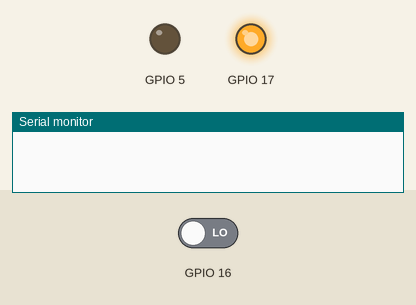
Simulated run of this sketch. Board: ESP32. Shown: output pins drawn as LEDs (lit = HIGH), the last lines printed to the serial monitor. Dashed ring = blinking. Inputs (shaded band) come from the test bench; at power-on: GPIO 16 LOW.

Above: at 2.2 s.
2.3 s: GPIO 16 driven HIGH
At 2.55 s:
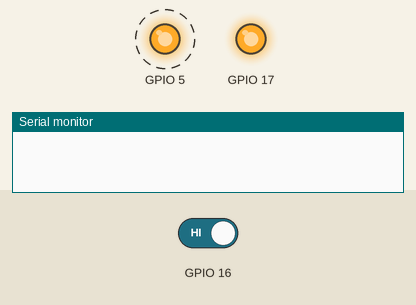
5.8 s: GPIO 16 driven LOW
At 7.8 s:
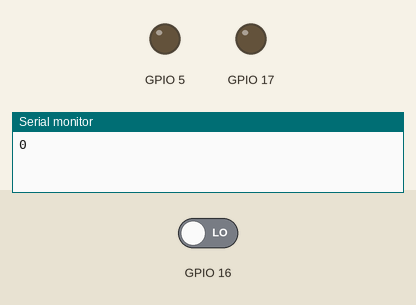
Timing chart, 0 to 9.3 s (numbered marks = the images above; inputs shaded):
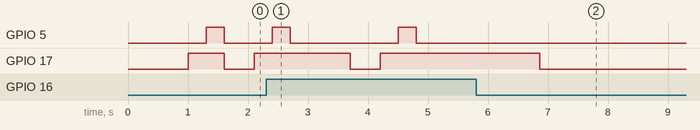

Measured:
- after the input at 2.3 s, GPIO 5: LOW → HIGH after 2.2 s, → LOW 0.30 s later
- after the input at 5.8 s, GPIO 5: stops changing and stays LOW

The sketch:

BWR_4.4_Arduino_ESP32.ino
```cpp
#include "G1_Driver.h"
#define EPD_CLK    18
#define EPD_MOSI   23
#define EPD_CS     5
#define EPD_ENABLE 17
#define EPD_BUSY   16

#define EPD_WIDTH 400
#define EPD_HEIGHT 300

G1 epd(EPD_WIDTH, EPD_HEIGHT);
GFXcanvas1 red(EPD_WIDTH, EPD_HEIGHT);// Create a canvas for the RED pixels

void setup() {
  Serial.begin(115200);
  delay(1000);// wait till Serial Terminal on PC is ready

  epd.begin(EPD_MOSI, EPD_CLK, EPD_CS, EPD_BUSY, EPD_ENABLE);

}

void loop() {
  epd.fillScreen(0x00);//Print something in the Black buffer

  epd.setCursor(0, 0);
  epd.setTextSize(3);
  epd.setTextColor(1, 0);
  epd.printf("ATCnetz.de\r\n");
  epd.printf("E-Paper 400x300\r\n");
  epd.printf("Black ");
  epd.setTextColor(0, 1);
  epd.printf(" White \r\n\r\n");
  epd.setTextColor(1, 0);
  epd.printf("Arduino ESP32\r\n");

  epd.setCursor(0, 160);
  epd.setTextSize(3);
  epd.printf("Hello %i\r\n", millis());

  red.fillScreen(0x00);//Print something in the Red buffer

  red.setCursor(0, 0);
  red.setTextSize(3);
  red.printf("\r\n\r\n              Red\r\n");

  red.fillCircle(300, 200, 55, 1);

  red.setCursor(0, 200);
  red.setTextSize(3);
  red.printf("RED %i\r\n", millis());

  epd.temperature(0x50);// Set the enviromental temperature as the Display needs to be driven longer if its colder, lower number = colder
  Serial.println(epd.display(red.getBuffer()));
  delay(10000);
}
```

G1_Driver.cpp
```cpp
#include <SPI.h>
#include "G1_Driver.h"
#include <Arduino.h>

G1::G1(uint16_t w, uint16_t h): GFXcanvas1(w, h) {}

void G1::begin(int8_t epd_mosi, int8_t epd_clk, int8_t epd_cs, int8_t epd_busy, int8_t epd_enable) {
  _epd_mosi = epd_mosi;
  _epd_clk = epd_clk;
  _epd_cs = epd_cs;
  _epd_busy = epd_busy;
  _epd_enable = epd_enable;

  vspi = new SPIClass(VSPI);
  vspi->begin(_epd_clk, -1, _epd_mosi, -1); //SCLK, MISO, MOSI, SS
  pinMode(_epd_cs, OUTPUT);
  pinMode(_epd_enable, OUTPUT);
  pinMode(_epd_busy, INPUT);
  digitalWrite(_epd_enable, LOW);
  digitalWrite(_epd_cs, LOW);
}

uint8_t G1::display(uint8_t*red_buffer) {
  int retry = 10;
  while (display_internal(red_buffer)) {
    digitalWrite(_epd_enable, LOW);
    digitalWrite(_epd_cs, LOW);
    delay(500);
    if (retry-- <= 0) {
      return 1;
    }
  }
  return 0;
}

uint8_t G1::display_internal(uint8_t*red_buffer) {
  if (epd_begin(_temperature)) {
    return 3;
  }

  int i, x;
  int epd_timeout = 1000;//ms
  long epd_start_time;
  uint32_t buffer_position = 0;
  for (x = 0; x < 300; x++) {
    for (i = 0; i < 50; i++) {
      if (red_buffer != 0)
        epd_send_spi(red_buffer[buffer_position++]);//color RED
      else
        epd_send_spi(0x00);//color RED
    }
    delay(1);
    epd_start_time = millis();
    while (digitalRead(_epd_busy) == HIGH) {
      if (millis() - epd_start_time > epd_timeout)
        return 2;
    }
  }
  buffer_position = 0;
  for (x = 0; x < 300; x++) {
    for (i = 0; i < 50; i++) {
      epd_send_spi(this->getBuffer()[buffer_position++]);//color BLACK
    }
    delay(1);
    if (x == 299)
      break;
    epd_start_time = millis();
    while (digitalRead(_epd_busy) == HIGH) {
      if (millis() - epd_start_time > epd_timeout)
        return 1;
    }
  }
  delay(50);

  digitalWrite(_epd_cs, HIGH);
  while (digitalRead(_epd_busy) == HIGH) {}
  digitalWrite(_epd_enable, LOW);
  digitalWrite(_epd_cs, LOW);
  return 0;
}

void G1::epd_send_spi(uint8_t data) {
  vspi->beginTransaction(SPISettings(3000000, MSBFIRST, SPI_MODE0));
  vspi->transfer(data);
  vspi->endTransaction();
  delayMicroseconds(10);
}

uint8_t G1::epd_begin(uint8_t temperature) {
  digitalWrite(_epd_enable, HIGH);
  delay(300);
  digitalWrite(_epd_cs, HIGH);
  delay(300);
  digitalWrite(_epd_cs, LOW);
  delay(1);
  epd_send_spi(0x88);
  epd_send_spi(temperature);
  delay(1);

  if (digitalRead(_epd_busy) == LOW)
    return 2;//BUSY Did not go high so something is wrong

  int epd_timeout = 1000;//ms
  long epd_start_time = millis();
  while (digitalRead(_epd_busy) == HIGH) {
    if (millis() - epd_start_time > epd_timeout) {
      return 1;
    }
  }
  return 0;
}

void G1::temperature(uint8_t temp){
  _temperature = temp;
}
```

G1_Driver.h
```cpp
#pragma once
#include <SPI.h>
#include <Adafruit_GFX.h>

class G1 : public GFXcanvas1 {
  public:
    G1(uint16_t w, uint16_t h);
    void begin(int8_t epd_mosi, int8_t epd_clk, int8_t epd_cs, int8_t epd_busy, int8_t epd_enable);
    uint8_t display(uint8_t*red_buffer = 0);
    void temperature(uint8_t temp);

  private:
    uint8_t display_internal(uint8_t*red_buffer = 0);
    void epd_send_spi(uint8_t data);
    uint8_t epd_begin(uint8_t temperature);

    SPIClass * vspi = NULL;
    int8_t _epd_mosi = -1;
    int8_t _epd_clk = -1;
    int8_t _epd_cs = -1;
    int8_t _epd_busy = -1;
    int8_t _epd_enable = -1;
    uint8_t _temperature = 0x50;
};
```
